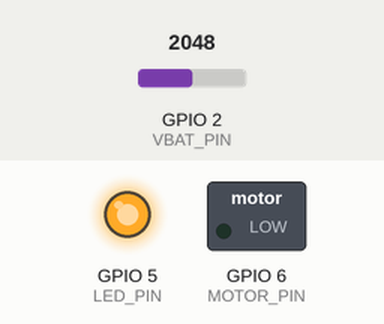
The sketch below on a simulated Seeed XIAO ESP32-C3. Parts: switched loads named in the sketch (green lamp = pin HIGH), output pins drawn as LEDs (lit = HIGH). The test bench sets the inputs (shaded band); at power-on: GPIO 2 (VBAT_PIN) = 2048 (analog values on the 0–4095 scale). A WiFi scan finds three made-up networks; storage starts empty; what the sketch prints to the serial monitor is not drawn. At 10.6 s the program puts the board to deep sleep or switches it off; the recording ends there.

Above: at 1.2 s.
At 6.88 s:
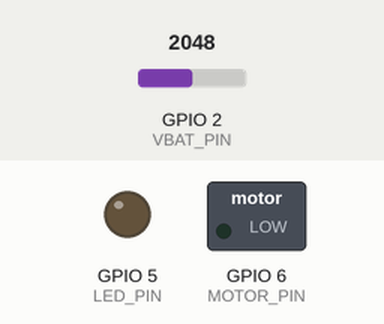
At 8.8 s:
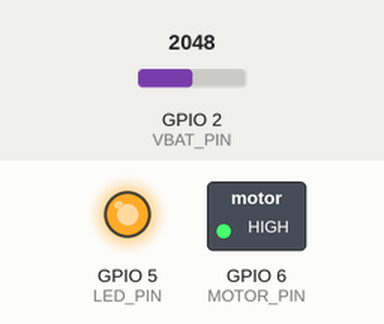
Timing chart, 0 to 10.6 s (numbered marks = the images above):
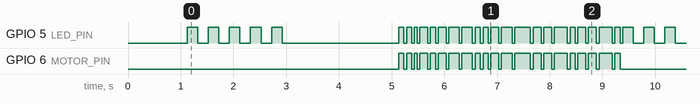

The sketch:

medallion_is_humming_with_logging.ino
```cpp
// Important Note on Partition Schemes
// For this to work, the Arduino IDE needs to know you want to reserve space for files.
// In the Arduino IDE, go to Tools > Partition Scheme.
// Select "Default 4MB with spiffs" (or any option that mentions "SPIFFS" or "FAT" or doesn't say "Minimal"). This ensures some memory is reserved for your log file.

// How to View Your Logs
// Since the XIAO doesn't have a screen, I added the printLogs() function in the setup.
// Plug your Medallion into your computer.
// Open the Serial Monitor (Tools > Serial Monitor) before the board finishes booting (or press the RESET button on the board while the monitor is open).
// Look for the section --- READING SAVED LOGS ---. It will list every open network it has ever found.
//  Note, since the MCU doesn't have a clock (RTC) and is offline at the time of scanning, it doesn't have the correct time for these logs.


#include <WiFi.h>
#include <driver/adc.h>
#include <FS.h>
#include <LittleFS.h>

// Pin assignments
#define MOTOR_PIN 6     // D4 pad on XIAO ESP32-C3 (GPIO6 is actually D6 on XIAO C3)
#define LED_PIN   5     // External LED pin (D5/GPIO5)
#define VBAT_PIN  A0    // Battery voltage sense pin

// Settings
#define SCAN_INTERVAL_SEC 60    // How often to scan for Wi-Fi (seconds)
#define LOW_BATTERY_VOLTAGE 3.4 // Voltage threshold for low battery (V)
#define LOG_FILE "/wifi_log.txt"

// Longer, rumblier vibration pattern
int vibrationPattern[] = {100, 100, 50, 150, 100, 150, 200, 200, 100, 100, 150, 200, 300, 150, 150, 250, 100, 150, 150, 250, 100};
#define VIB_PATTERN_LEN (sizeof(vibrationPattern)/sizeof(vibrationPattern[0]))

void setup() {
  Serial.begin(115200);
  delay(1000); // Give serial time to wake up

  pinMode(MOTOR_PIN, OUTPUT);
  digitalWrite(MOTOR_PIN, LOW);

  pinMode(LED_PIN, OUTPUT);
  digitalWrite(LED_PIN, LOW);

  // Setup battery ADC
  analogReadResolution(12);
  analogSetAttenuation(ADC_11db);

  // Initialize File System
  if(!LittleFS.begin(true)){ // true = format if failed
    Serial.println("LittleFS Mount Failed");
    return;
  }

  // Print existing logs to Serial Monitor on boot
  printLogs();

  WiFi.mode(WIFI_STA);
  WiFi.disconnect(true);
  delay(100);

  float vbat = readBatteryVoltage();
  Serial.printf("Battery voltage: %.2f V\n", vbat);

  if (vbat < LOW_BATTERY_VOLTAGE) {
    Serial.println("⚠️  Battery low! Flashing LED...");
    flashLowBatteryLED(5);
  }

  Serial.println("Witcher Medallion - Setup complete");
}

void loop() {
  Serial.println("Scanning for Wi-Fi...");

  bool foundOpen = false;
  String foundSSID = ""; // Store the name of the open network

  // Scan for visible networks only
  int n = WiFi.scanNetworks(false, false);
  Serial.printf("Found %d networks\n", n);

  for (int i = 0; i < n; ++i) {
    Serial.printf("%s : %d\n", WiFi.SSID(i).c_str(), WiFi.encryptionType(i));
    if (WiFi.encryptionType(i) == WIFI_AUTH_OPEN) {
      foundOpen = true;
      foundSSID = WiFi.SSID(i);
      // Log the find immediately
      logNetwork(foundSSID);
      break; // Stop after finding the first open one
    }
  }

  if (foundOpen) {
    Serial.printf("⚡ Open network found: %s! Vibrating...\n", foundSSID.c_str());
    vibratePattern();
  } else {
    Serial.println("No open networks found.");
  }

  WiFi.scanDelete();

  float vbat = readBatteryVoltage();

  if (vbat < LOW_BATTERY_VOLTAGE) {
    flashLowBatteryLED(3);
  }

  Serial.println("Sleeping...");
  esp_sleep_enable_timer_wakeup(SCAN_INTERVAL_SEC * 1000000ULL);
  esp_deep_sleep_start();
}

// --- Helper Functions ---

// Append a network name to the log file
void logNetwork(String ssid) {
  File file = LittleFS.open(LOG_FILE, FILE_APPEND);
  if(!file){
    Serial.println("Failed to open log file for appending");
    return;
  }
  // We don't have a Real Time Clock (RTC), so we can't log the real date/time.
  // We will just log the SSID found.
  file.println(ssid);
  file.close();
  Serial.println("Saved to log.");
}

// Read and print the entire log file
void printLogs() {
  Serial.println("--- READING SAVED LOGS ---");

  if(!LittleFS.exists(LOG_FILE)){
    Serial.println("No log file found.");
    return;
  }

  File file = LittleFS.open(LOG_FILE, FILE_READ);
  if(!file){
    Serial.println("Failed to open log file for reading");
    return;
  }

  while(file.available()){
    Serial.write(file.read());
  }
  file.close();
  Serial.println("\n--- END OF LOGS ---");
}

void vibratePattern() {
  for (int i = 0; i < VIB_PATTERN_LEN; i++) {
    digitalWrite(MOTOR_PIN, HIGH);
    digitalWrite(LED_PIN, HIGH);
    delay(vibrationPattern[i]);
    digitalWrite(MOTOR_PIN, LOW);
    digitalWrite(LED_PIN, LOW);
    delay(50);
  }
}

float readBatteryVoltage() {
  int raw = analogRead(VBAT_PIN);
  float pinVoltage = (raw / 4095.0) * 2.5;
  float batteryVoltage = pinVoltage * 2.0;
  return batteryVoltage;
}

void flashLowBatteryLED(int times) {
  for (int i = 0; i < times; i++) {
    digitalWrite(LED_PIN, HIGH);
    delay(200);
    digitalWrite(LED_PIN, LOW);
    delay(200);
  }
}
```

Measured:
- by itself, GPIO 5 (LED_PIN): HIGH → LOW at 1.3 s, → HIGH 0.20 s later, → LOW 0.20 s later, → HIGH 0.20 s later, … (57 changes in this stretch)
